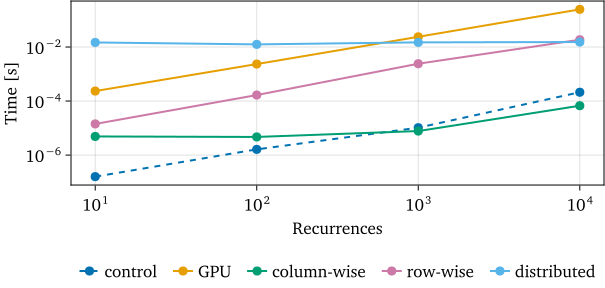

Source code (Julia):
using CairoMakie, CSV, DataFrames;

df = CSV.read("./analysis/benchmarks/forward/recurrence-scaling-10-points.csv", DataFrame);

recurrences = parse.(Int, replace.(df[!, "Recurrences"], "_" => ""));
fixed = df[!, "Fixed"]
gpu = df[!, "GPU"]
column = df[!, "Column-wise (8)"]
row = df[!, "Row-wise (2)"]
distributed = df[!, "Distributed (4)"]


pt = 4 / 3;
inch = 96;

set_theme!(
    fontsize=round(13pt),
    linewidth=2,
    markersize=13,
    figure_padding=1,
    fonts=(regular="charter", bold="charter bold", italic="charter italic", bold_italic="charter bold italic"),
);

fig = Figure(size=(6.3inch, 3inch));
ax = Axis(
    fig[1, 1],
    xlabel="Recurrences",
    ylabel="Time [s]",
    yscale=log10,
    xscale=log10
);

f = scatterlines!(ax, recurrences, fixed, linestyle=:dash);
g = scatterlines!(ax, recurrences, gpu);
c = scatterlines!(ax, recurrences, column);
r = scatterlines!(ax, recurrences, row);
d = scatterlines!(ax, recurrences, distributed);

Legend(
    fig[2, 1],
    [f, g, c, r, d],
    ["control", "GPU", "column-wise", "row-wise", "distributed"],
    orientation=:horizontal,
    framevisible=false
);

fig

save("forward-recurrence-scaling.svg", fig)
